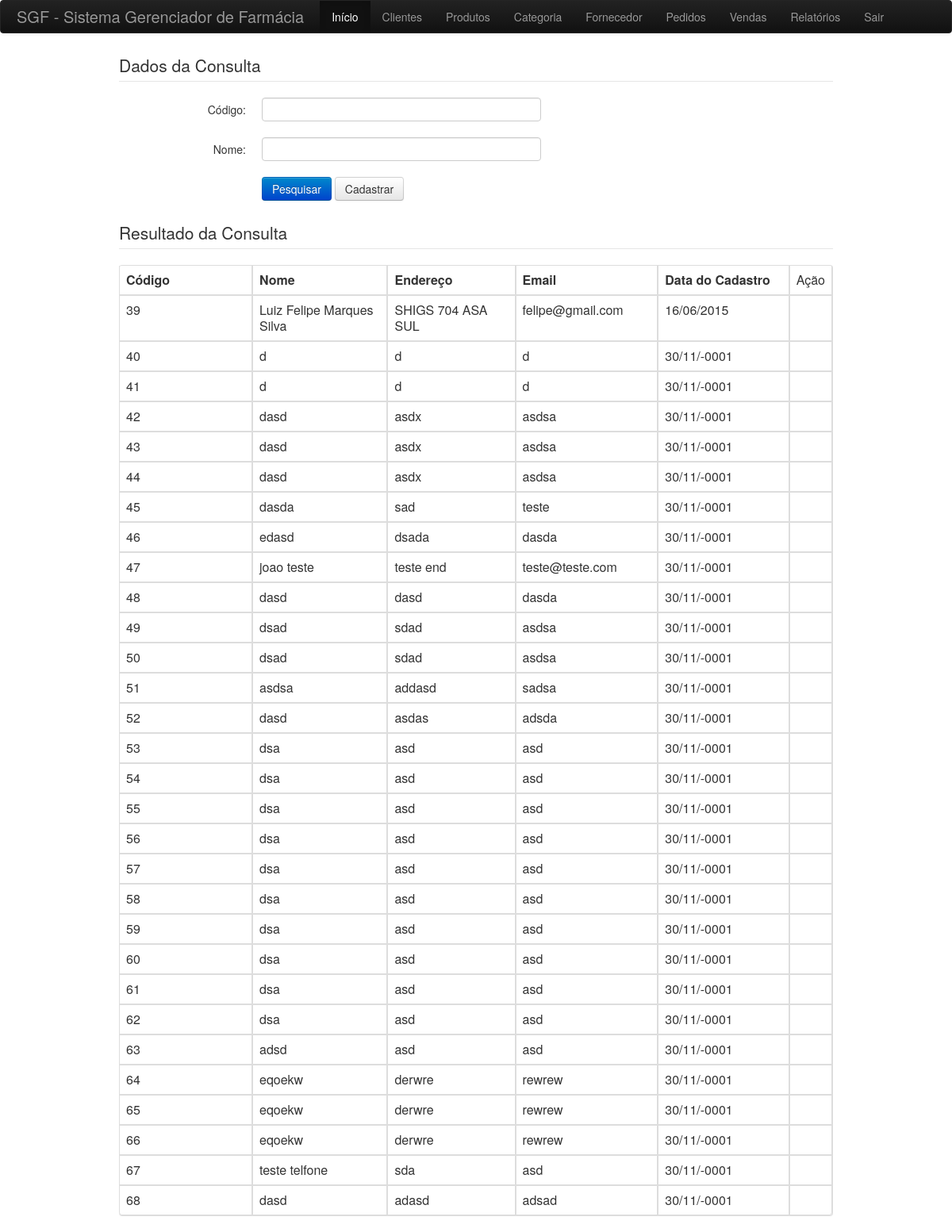
The app's page /view/consultarCliente.php (signed in) with its own data.
### tables this page shows
CREATE TABLE `cliente` (
  `COD_CLIENTE` int(11) NOT NULL AUTO_INCREMENT,
  `NO_CLIENTE` varchar(100) NOT NULL,
  `DS_ENDERECO` varchar(100) NOT NULL,
  `DS_EMAIL` varchar(100) NOT NULL,
  `DT_CADASTRO` date NOT NULL,
  PRIMARY KEY (`COD_CLIENTE`)
);

### control/controlCliente.class.php (called while the page is built, shortened)
<?php
include_once '../model/modelCliente.class.php';
include_once 'controlGeral.php';
class ControlCliente extends ControlGeral {
    function consultar($COD_CLIENTE = null, $NO_CLIENTE = null) {
        $objCliente = new modelCliente();
        return $listaCliente = $objCliente->consultar($COD_CLIENTE = null, $NO_CLIENTE = null);
    }
}

### model/modelCliente.class.php (called while the page is built, shortened)
<?php
include_once '../model/modelConexao.class.php';
class modelCliente extends modelConexao {
    private $COD_CLIENTE;
    private $NO_CLIENTE;
    public function getCOD_CLIENTE() {
        return $this->COD_CLIENTE;
    }
    public function getNO_CLIENTE() {
        return $this->NO_CLIENTE;
    }
    public function setCOD_CLIENTE($COD_CLIENTE) {
        $this->COD_CLIENTE = $COD_CLIENTE;
    }
    public function setNO_CLIENTE($NO_CLIENTE) {
        $this->NO_CLIENTE = $NO_CLIENTE;
    }
    public function consultar($COD_CLIENTE = null, $NO_CLIENTE = null)
    {
        $sql = 'select * from cliente  where 1 ';
        $result = $this->executarQuery($sql);
        while ($row = mysql_fetch_array($result)) {
            $return[] = $row;
        }
        return $return;
    }
}

### model/modelConexao.class.php (called while the page is built, shortened)
<?php
class modelConexao {
    var $host;
    var $user;
    var $senha;
    var $dbase;
    public function getHost() {
        return $this->host;
    }
    public function getUser() {
        return $this->user;
    }
    public function getSenha() {
        return $this->senha;
    }
    public function getDbase() {
        return $this->dbase;
    }
    public function setHost($host) {
        $this->host = $host;
    }
    public function setUser($user) {
        $this->user = $user;
    }
    public function setSenha($senha) {
        $this->senha = $senha;
    }
    public function setDbase($dbase) {
        $this->dbase = $dbase;
    }
    function conecta() {
        $this->link = mysql_connect($this->getHost(), $this->getUser(), $this->getSenha());
        if ($this->link) {
            return true;
        } else {
            return false;
        }
    }
    function executarQuery($consulta) {
        if ($resultado = mysql_query($consulta)) {
            return $resultado;
        } else {
            return false;
        }
    }
}

### view/consultarCliente.php (the view, shortened to what this page needs)
<?php
include_once '../control/controlCliente.class.php';
$cc = new ControlCliente();
if (isset($_POST["consultar"])) {
    $clientes = $cc->consultar($_POST["COD_CLIENTE"] = null, $_POST["NO_CLIENTE"] = null);
} else {
    $clientes = $cc->consultar(null, null);
}
?>
<html>
    <head>
        <link href="../bootstrap/css/bootstrap.min.css" rel="stylesheet" media="screen">
    </head>
    <body>
        <?php
        $cc->menu()
        ?>
        <div id="container-geral">
            <div class="container" id="content">
                <div class="container-fluid">
                    <div class="row-fluid">
                        <div>
                            <fieldset>
                                <legend>Dados da Consulta</legend>
                                <form class="form-horizontal" id="cliente" name="cliente" method="post" action="consultarCliente.php">
                                    <div class="control-group">
                                        <label class="control-label" for="COD_CLIENTE">Código:</label>
                                        <div class="controls">
                                            <input class="span6" name="COD_CLIENTE" type="text" id="COD_CLIENTE" size="10" maxlength="10" />
                                        </div>
                                    </div>
                                    <div class="control-group">
                                        <label class="control-label" for="NO_CLIENTE">Nome:</label>
                                        <div class="controls">
                                            <input class="span6" name="NO_CLIENTE" type="text" id="NO_CLIENTE" size="30" maxlength="150" />
                                        </div>
                                    </div>
                                    <div class="control-group">
                                        <div class="controls">
                                            <button type="submit" name="consultar" class="btn btn-primary"> Pesquisar</i></button>
                                            <a class="btn" href="inserirCliente.php">Cadastrar</a>
                                        </div>
                                    </div>
                                </form>
                            </fieldset>
                            <fieldset>
                                <legend>Resultado da Consulta</legend>
                                <table class="table table-bordered" border="1" cellpadding="0" cellspacing="0">
                                    <thead>
                                    <td width="200"><b>Código</b></td>
                                    <td width="200"><b>Nome</b></td>
                                    <td width="180"><b>Endereço</b></td>
                                    <td width="180"><b>Email</b></td>
                                    <td width="180"><b>Data do Cadastro</b></td>
                                    <td>Ação</td>
                                    </thead>
                                    <tbody>
                                        <?php
                                        foreach ($clientes as $item) {
                                            echo '<tr>';
                                                echo '<td>' . $item['COD_CLIENTE'] . '</td>';
                                                echo '<td>' . $item['NO_CLIENTE'] . '</td>';
                                                echo '<td>' . $item['DS_ENDERECO'] . '</td>';
                                                echo '<td>' . $item['DS_EMAIL'] . '</td>';
                                                echo '<td>' . $cc->data($item['DT_CADASTRO']) . '</td>';
                                                echo '<td>
                                                          <a class="icon-pencil" href="alterarCliente.php?COD_CLIENTE=' . $item['COD_CLIENTE'] . '" />
                                                          <a class="icon-trash" href="excluirCliente.php?id=' . $item['COD_CLIENTE'] . '" />
                                                          </td>';
                                            echo '</tr>';
                                        }
                                        ?>
                                    </tbody>
                                </table>
                            </fieldset>
                        </div>
                    </div>
                </div>
            </div>
        </div>
    </body>
</html>

### records on screen
cliente: COD_CLIENTE "39", NO_CLIENTE "Luiz Felipe Marques Silva", DS_ENDERECO "SHIGS 704 ASA SUL", DS_EMAIL "felipe@gmail.com", DT_CADASTRO "16/06/2015"
cliente: COD_CLIENTE "40", NO_CLIENTE "d", DS_ENDERECO "d", DS_EMAIL "d", DT_CADASTRO "30/11/-0001"
cliente: COD_CLIENTE "41", NO_CLIENTE "d", DS_ENDERECO "d", DS_EMAIL "d", DT_CADASTRO "30/11/-0001"
cliente: COD_CLIENTE "42", NO_CLIENTE "dasd", DS_ENDERECO "asdx", DS_EMAIL "asdsa", DT_CADASTRO "30/11/-0001"
cliente: COD_CLIENTE "43", NO_CLIENTE "dasd", DS_ENDERECO "asdx", DS_EMAIL "asdsa", DT_CADASTRO "30/11/-0001"
cliente: COD_CLIENTE "44", NO_CLIENTE "dasd", DS_ENDERECO "asdx", DS_EMAIL "asdsa", DT_CADASTRO "30/11/-0001"
cliente: COD_CLIENTE "45", NO_CLIENTE "dasda", DS_ENDERECO "sad", DS_EMAIL "teste", DT_CADASTRO "30/11/-0001"
cliente: COD_CLIENTE "46", NO_CLIENTE "edasd", DS_ENDERECO "dsada", DS_EMAIL "dasda", DT_CADASTRO "30/11/-0001"
cliente: COD_CLIENTE "47", NO_CLIENTE "joao teste", DS_ENDERECO "teste end", DS_EMAIL "teste@teste.com", DT_CADASTRO "30/11/-0001"
cliente: COD_CLIENTE "48", NO_CLIENTE "dasd", DS_ENDERECO "dasd", DS_EMAIL "dasda", DT_CADASTRO "30/11/-0001"
cliente: COD_CLIENTE "49", NO_CLIENTE "dsad", DS_ENDERECO "sdad", DS_EMAIL "asdsa", DT_CADASTRO "30/11/-0001"
cliente: COD_CLIENTE "50", NO_CLIENTE "dsad", DS_ENDERECO "sdad", DS_EMAIL "asdsa", DT_CADASTRO "30/11/-0001"
cliente: COD_CLIENTE "51", NO_CLIENTE "asdsa", DS_ENDERECO "addasd", DS_EMAIL "sadsa", DT_CADASTRO "30/11/-0001"
cliente: COD_CLIENTE "52", NO_CLIENTE "dasd", DS_ENDERECO "asdas", DS_EMAIL "adsda", DT_CADASTRO "30/11/-0001"
cliente: COD_CLIENTE "53", NO_CLIENTE "dsa", DS_ENDERECO "asd", DS_EMAIL "asd", DT_CADASTRO "30/11/-0001"
cliente: COD_CLIENTE "54", NO_CLIENTE "dsa", DS_ENDERECO "asd", DS_EMAIL "asd", DT_CADASTRO "30/11/-0001"
cliente: COD_CLIENTE "55", NO_CLIENTE "dsa", DS_ENDERECO "asd", DS_EMAIL "asd", DT_CADASTRO "30/11/-0001"
cliente: COD_CLIENTE "56", NO_CLIENTE "dsa", DS_ENDERECO "asd", DS_EMAIL "asd", DT_CADASTRO "30/11/-0001"
cliente: COD_CLIENTE "57", NO_CLIENTE "dsa", DS_ENDERECO "asd", DS_EMAIL "asd", DT_CADASTRO "30/11/-0001"
cliente: COD_CLIENTE "58", NO_CLIENTE "dsa", DS_ENDERECO "asd", DS_EMAIL "asd", DT_CADASTRO "30/11/-0001"
cliente: COD_CLIENTE "59", NO_CLIENTE "dsa", DS_ENDERECO "asd", DS_EMAIL "asd", DT_CADASTRO "30/11/-0001"
cliente: COD_CLIENTE "60", NO_CLIENTE "dsa", DS_ENDERECO "asd", DS_EMAIL "asd", DT_CADASTRO "30/11/-0001"
cliente: COD_CLIENTE "61", NO_CLIENTE "dsa", DS_ENDERECO "asd", DS_EMAIL "asd", DT_CADASTRO "30/11/-0001"
cliente: COD_CLIENTE "62", NO_CLIENTE "dsa", DS_ENDERECO "asd", DS_EMAIL "asd", DT_CADASTRO "30/11/-0001"
cliente: COD_CLIENTE "63", NO_CLIENTE "adsd", DS_ENDERECO "asd", DS_EMAIL "asd", DT_CADASTRO "30/11/-0001"
cliente: COD_CLIENTE "64", NO_CLIENTE "eqoekw", DS_ENDERECO "derwre", DS_EMAIL "rewrew", DT_CADASTRO "30/11/-0001"
cliente: COD_CLIENTE "65", NO_CLIENTE "eqoekw", DS_ENDERECO "derwre", DS_EMAIL "rewrew", DT_CADASTRO "30/11/-0001"
cliente: COD_CLIENTE "66", NO_CLIENTE "eqoekw", DS_ENDERECO "derwre", DS_EMAIL "rewrew", DT_CADASTRO "30/11/-0001"
cliente: COD_CLIENTE "67", NO_CLIENTE "teste telfone", DS_ENDERECO "sda", DS_EMAIL "asd", DT_CADASTRO "30/11/-0001"
cliente: COD_CLIENTE "68", NO_CLIENTE "dasd", DS_ENDERECO "adasd", DS_EMAIL "adsad", DT_CADASTRO "30/11/-0001"
